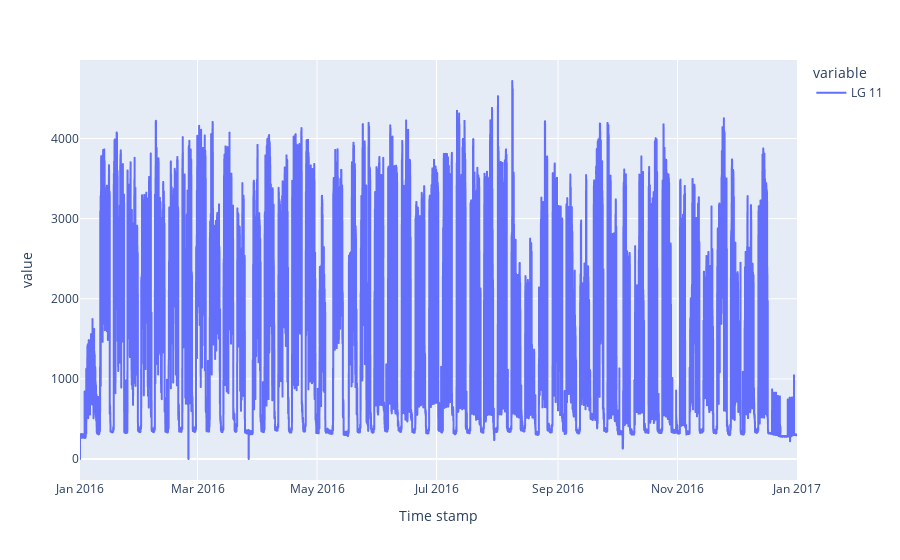

The cell this chart's notebook holds for it:
### Code cell
load_20.dropna(how='any', inplace = True)
load_20['Time stamp'] = load_20['Time stamp'].apply(lambda x: x.strip('b '))
load_20['Time stamp'] = pd.to_datetime(load_20['Time stamp'], format = "%d.%m.%Y %H:%M:%S")
load_20.set_index('Time stamp', inplace = True)
load_20['LG 11'].plot()

### Figure 1 — Plotly figure (JSON) as saved in the notebook; plotly's stock layout.template omitted (floating-point values rounded to 4 significant figures; data arrays with more than 128 entries replaced by an {"elided": "..."} marker saying what was removed)
{"data": [{"hovertemplate": "variable=LG 11<br>Time stamp=%{x}<br>value=%{y}<extra></extra>", "legendgroup": "LG 11", "line": {"color": "#636efa", "dash": "solid"}, "marker": {"symbol": "circle"}, "mode": "lines", "name": "LG 11", "showlegend": true, "type": "scattergl", "x": {"elided": "35140 str values"}, "xaxis": "x", "y": {"elided": "35140 float values"}, "yaxis": "y"}], "layout": {"legend": {"title": {"text": "variable"}, "tracegroupgap": 0}, "margin": {"t": 60}, "xaxis": {"anchor": "y", "domain": [0, 1], "title": {"text": "Time stamp"}}, "yaxis": {"anchor": "x", "domain": [0, 1], "title": {"text": "value"}}}}
